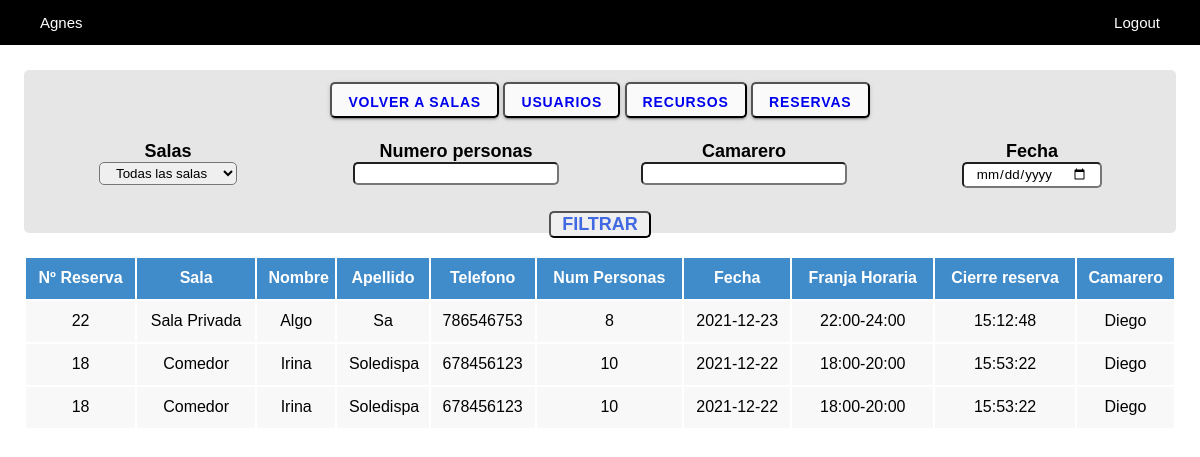
The app's page /view/zona.historial.php (signed in), older data.
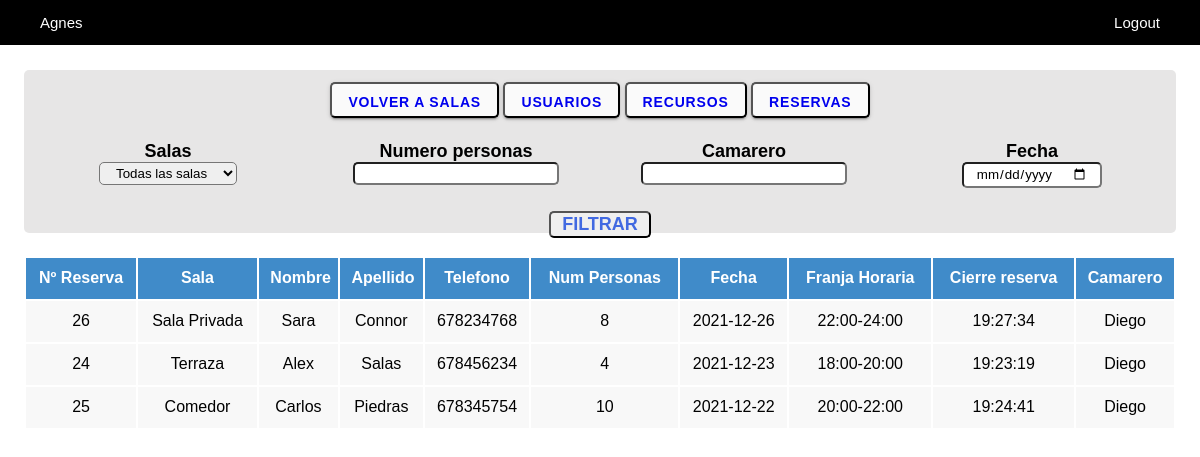
The same page, newer data.
### tables this page shows
CREATE TABLE `tbl_reserva` (
  `id_r` int(11) NOT NULL,
  `nombre_r` varchar(45) DEFAULT NULL,
  `apellido_r` varchar(45) DEFAULT NULL,
  `telefono_r` int(9) DEFAULT NULL,
  `fecha_r` date DEFAULT NULL,
  `num_personas_r` int(11) DEFAULT NULL,
  `franja_horaria_r` tinyint(4) DEFAULT NULL,
  `hora_cierre_r` time DEFAULT NULL,
  `activa_r` enum('si','no') NOT NULL,
  `id_u` int(11) DEFAULT NULL
);

CREATE TABLE `tbl_sala` (
  `id_s` int(11) NOT NULL,
  `nombre_s` varchar(45) DEFAULT NULL,
  `descripcion_s` varchar(100) DEFAULT NULL,
  `img_s` varchar(100) DEFAULT NULL,
  `disponibilidad_s` enum('si','no') DEFAULT NULL
);

CREATE TABLE `tbl_usuario` (
  `id_u` int(11) NOT NULL,
  `nombre_u` varchar(45) DEFAULT NULL,
  `apellido_u` varchar(45) DEFAULT NULL,
  `correo_u` varchar(100) DEFAULT NULL,
  `contraseña_u` varchar(45) DEFAULT NULL,
  `tipo_u` enum('camarero','administrador') DEFAULT NULL,
  `disponibilidad_u` enum('si','no') DEFAULT NULL
);

### view/zona.historial.php (the view, shortened to what the changed rows need)
<?php
require_once "../services/connection.php";
if ($_SESSION['email']=="") {
    header("location:login.php");
}else{
    ?>
    <!DOCTYPE html>
    <html lang="en">
    <head>
        <link rel="stylesheet" type="text/css" href="../css/styles.css">
    </head>
    <body>
        <div class="row padding-top padding-lat">
                                <?php
                                    try{
                                        $pdo->beginTransaction();
                                        $pdo->commit();
                                    } catch (Exception $e) {
                                        $pdo->rollBack();
                                        echo "Fallo: " . $e->getMessage();
                                    }
                                ?>
        </div><br>
        <?php
        if (isset($_POST['filtrar'])) {
            $sala=$_POST['sala'];
            $numpersonas=$_POST['numpersonas'];
            $camarero=$_POST['camarero'];
            $fecha=$_POST['fecha'];
            $data = array();
            if (!empty($sala)){
                $data[]="nombre_s = '{$sala}'";
            }
            if (!empty($numpersonas)){
                $data[]="num_personas_r = {$numpersonas}";
            }
            if (!empty($camarero)){
                $data[]="nombre_u = '{$camarero}'";
            }
            if (!empty($fecha)){
                $data[]="fecha_r = '{$fecha}'";
            }
            $anadir= implode(' AND ',$data);
            if (!empty($data)){
                $filtro=$pdo->prepare("SELECT r.*, mr.*, m.*, u.*, s.* FROM  tbl_reserva r
                LEFT JOIN `tbl_mesa/reserva` mr on r.id_r=mr.id_reserva
                LEFT JOIN tbl_mesa m on mr.id_mesa=m.id_m
                LEFT JOIN tbl_usuario u on r.id_u=u.id_u
                LEFT JOIN tbl_sala s on m.id_s=s.id_s
                WHERE r.activa_r='no' and {$anadir}
                ORDER BY fecha_r DESC , franja_horaria_r DESC");
            }else{
                $filtro=$pdo->prepare("SELECT r.*, mr.*, m.*, u.*, s.* FROM  tbl_reserva r
                LEFT JOIN `tbl_mesa/reserva` mr on r.id_r=mr.id_reserva
                LEFT JOIN tbl_mesa m on mr.id_mesa=m.id_m
                LEFT JOIN tbl_usuario u on r.id_u=u.id_u
                LEFT JOIN tbl_sala s on m.id_s=s.id_s
                WHERE r.activa_r='no'
                ORDER BY fecha_r DESC , franja_horaria_r DESC");
            }
            try{
                $pdo->beginTransaction();
                $filtro->execute();
                echo  "<div class='row padding-top-less padding-lat'>";
                echo  "<table>";
                echo  "<tr>";
                echo  "<th class='blue'>Nº Reserva</th>";
                echo  "<th class='blue'>Sala</th>";
                echo  "<th class='blue'>Nombre</th>";
                echo  "<th class='blue'>Apellido</th>";
                echo  "<th class='blue'>Telefono</th>";
                echo  "<th class='blue'>Num Personas</th>";
                echo  "<th class='blue'>Fecha</th>";
                echo  "<th class='blue'>Franja Horaria</th>";
                echo  "<th class='blue'>Cierre reserva</th>";
                echo  "<th class='blue'>Camarero</th>";
                echo  "</tr>";
                foreach ($filtro as $row) {
                    echo  "<tr>";
                    echo "<td class='gris'>{$row['id_r']}</td>";
                    echo "<td class='gris'>{$row['nombre_s']}</td>";
                    echo "<td class='gris'>{$row['nombre_r']}</td>";
                    echo "<td class='gris'>{$row['apellido_r']}</td>";
                    echo "<td class='gris'>{$row['telefono_r']}</td>";
                    echo "<td class='gris'>{$row['num_personas_r']}</td>";
                    echo "<td class='gris'>{$row['fecha_r']}</td>";
                    for ($i = 1,$y=12,$z=14; $i <= 6; $i++,$y+=2,$z+=2) {
                        if ($row['franja_horaria_r']==$i){
                            echo "<td class='gris'>{$y}:00-{$z}:00</td>";
                        }
                    }
                    echo "<td class='gris'>{$row['hora_cierre_r']}</td>";
                    echo "<td class='gris'>{$row['nombre_u']}</td>";
                    echo  "</tr>";
                }
                echo "</table>";
                echo "</div>";
                $pdo->commit();
            } catch (Exception $e) {
                $pdo->rollBack();
                echo "Fallo: " . $e->getMessage();
            }
        }else {
            $historial=$pdo->prepare("SELECT distinct r.*, m.*, u.*, s.* FROM  tbl_reserva r
            LEFT JOIN `tbl_mesa/reserva` mr on r.id_r=mr.id_reserva
            LEFT JOIN tbl_mesa m on mr.id_mesa=m.id_m
            LEFT JOIN tbl_usuario u on r.id_u=u.id_u
            LEFT JOIN tbl_sala s on m.id_s=s.id_s
            WHERE r.activa_r='no'
            ORDER BY fecha_r DESC , franja_horaria_r DESC");
                    try{
                        $pdo->beginTransaction();
                        $historial->execute();
                        echo  "<div class='row padding-top-less padding-lat'>";
                        echo  "<table>";
                        echo  "<tr>";
                        echo  "<th class='blue'>Nº Reserva</th>";
                        echo  "<th class='blue'>Sala</th>";
                        echo  "<th class='blue'>Nombre</th>";
                        echo  "<th class='blue'>Apellido</th>";
                        echo  "<th class='blue'>Telefono</th>";
                        echo  "<th class='blue'>Num Personas</th>";
                        echo  "<th class='blue'>Fecha</th>";
                        echo  "<th class='blue'>Franja Horaria</th>";
                        echo  "<th class='blue'>Cierre reserva</th>";
                        echo  "<th class='blue'>Camarero</th>";
                        echo  "</tr>";
                        foreach ($historial as $row) {
                            echo  "<tr>";
                            echo "<td class='gris'>{$row['id_r']}</td>";
                            echo "<td class='gris'>{$row['nombre_s']}</td>";
                            echo "<td class='gris'>{$row['nombre_r']}</td>";
                            echo "<td class='gris'>{$row['apellido_r']}</td>";
                            echo "<td class='gris'>{$row['telefono_r']}</td>";
                            echo "<td class='gris'>{$row['num_personas_r']}</td>";
                            echo "<td class='gris'>{$row['fecha_r']}</td>";
                            for ($i = 1,$y=12,$z=14; $i <= 6; $i++,$y+=2,$z+=2) {
                                if ($row['franja_horaria_r']==$i){
                                    echo "<td class='gris'>{$y}:00-{$z}:00</td>";
                                }
                            }
                            echo "<td class='gris'>{$row['hora_cierre_r']}</td>";
                            echo "<td class='gris'>{$row['nombre_u']}</td>";
                            echo  "</tr>";
                        }
                        echo "</table>";
                        echo "</div>";
                        $pdo->commit();
                    } catch (Exception $e) {
                        $pdo->rollBack();
                        echo "Fallo: " . $e->getMessage();
                    }
        ?>
        </body>
        </html>
    <?php
    }
}
?>

Row changes from the older to the newer data that the page shows:
removed tbl_reserva: id_r "22", tbl_sala.nombre_s "Sala Privada", nombre_r "Algo", apellido_r "Sa", telefono_r "786546753", num_personas_r "8", fecha_r "2021-12-23", y "22", z "24", hora_cierre_r "15:12:48", id_u.nombre_u "Diego"
removed tbl_reserva: id_r "18", tbl_sala.nombre_s "Comedor", nombre_r "Irina", apellido_r "Soledispa", telefono_r "678456123", num_personas_r "10", fecha_r "2021-12-22", y "18", z "20", hora_cierre_r "15:53:22", id_u.nombre_u "Diego"
added tbl_reserva: id_r "26", tbl_sala.nombre_s "Sala Privada", nombre_r "Sara", apellido_r "Connor", telefono_r "678234768", num_personas_r "8", fecha_r "2021-12-26", y "22", z "24", hora_cierre_r "19:27:34", id_u.nombre_u "Diego"
added tbl_reserva: id_r "24", tbl_sala.nombre_s "Terraza", nombre_r "Alex", apellido_r "Salas", telefono_r "678456234", num_personas_r "4", fecha_r "2021-12-23", y "18", z "20", hora_cierre_r "19:23:19", id_u.nombre_u "Diego"
added tbl_reserva: id_r "25", tbl_sala.nombre_s "Comedor", nombre_r "Carlos", apellido_r "Piedras", telefono_r "678345754", num_personas_r "10", fecha_r "2021-12-22", y "20", z "22", hora_cierre_r "19:24:41", id_u.nombre_u "Diego"
